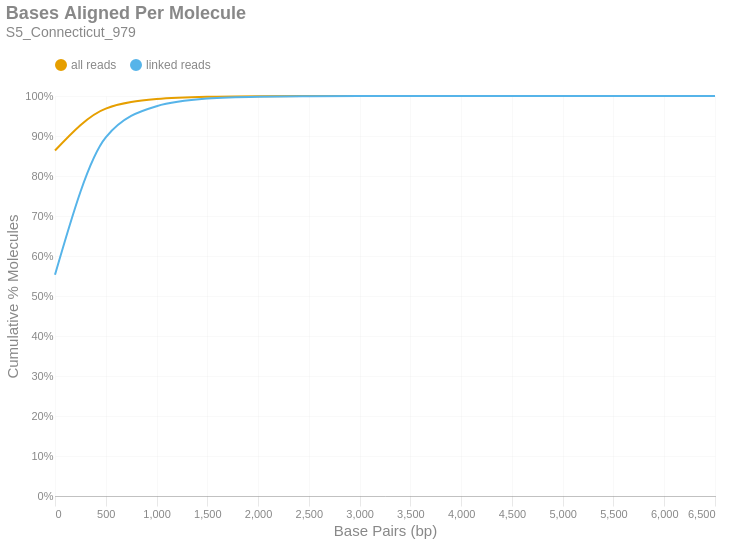

Notebook code for this chart:
### Markdown cell above
### Bases Aligned Per Molecule
This is a cumulative frequency distribution showing the number of base pairs aligned per unique molecule. These data are shown in 500 bp bins. There are two distributions: one with `all reads` (yellow) and another with only `linked reads` (blue). The percent of molecules in the `linked reads` distribution is relative to the total number of linked molecules.

### Code cell
if SKIPLR:
    print_html(f"Skipped")
else:
    binned_df = consolidated_hist(valids['aligned_bp'], mask, 500, True)
    with SafeRender(binned_df):
        (
            density_plot(binned_df, 'Bases Aligned Per Molecule', samplename, 'basesper')
            .encode(
                x=alt.X('bin:Q', title="Base Pairs (bp)").axis(tickMinStep=500).scale(padding=0),
                y=alt.Y('value:Q', title='Cumulative % Molecules')
                    .axis(format='%')
                    .scale(domain = [0,1])
                    .stack(False),
                color=alt.Color("key:N").scale(domain = ["all reads", "linked reads"]),
                tooltip = [
                    alt.Tooltip("key:N", title = "Data Type"),
                    alt.Tooltip("range_label:N", title="Bases Aligned Per Molecule"),
                    alt.Tooltip("value:Q", format = ".2%", title="% Molecules (Cum.)")
                ]
            )
        ).display()

### Figure 1 — Vega-Lite specification as saved in the notebook (floating-point values rounded to 4 significant figures)
{"width": "container", "height": 400, "config": {"title": {"anchor": "start", "dy": -15, "fontSize": 18, "color": "#888888", "subtitleColor": "#888888", "subtitleFontSize": 14}, "arc": {"fill": "#0072B2"}, "axis": {"domainColor": "#888888", "domainWidth": 0.5, "gridWidth": 0.2, "grid": false, "titleFontWeight": 400, "titleFontSize": 15, "labelFontSize": 11, "labelColor": "#888888", "tickColor": "#888888", "tickWidth": 0.2, "titleColor": "#888888"}, "axisBand": {"grid": false}, "axisX": {"grid": true, "tickSize": 10, "domainCap": "round"}, "axisY": {"domain": false, "grid": true, "tickSize": 0, "domainCap": "round"}, "background": "transparent", "header": {"labelFontSize": 15, "labelColor": "#888888", "titleFontSize": 15, "titleFontWeight": 600, "titleColor": "#888888"}, "legend": {"labelFont": "sans-serif", "labelFontSize": 12, "labelColor": "#888888", "symbolSize": 100, "symbolType": "circle", "titleFontSize": 12, "titlePadding": 10, "titleColor": "#888888", "title": null, "orient": "top"}, "range": {"category": ["#E69F00", "#56B4E9", "#009E73", "#F0E442", "#0072B2", "#D55E00", "#CC79A7", "#000000"], "diverging": ["#cfe8f3", "#a2d4ec", "#73bfe2", "#46abdb", "#1696d2", "#12719e"]}, "area": {"fill": "#0072B2", "fillOpacity": 0.7, "line": true, "strokeOpacity": 0.7}, "line": {"color": "#0072B2", "stroke": "#0072B2", "strokeWidth": 2}, "trail": {"color": "#0072B2", "stroke": "#0072B2", "strokeWidth": 0, "size": 1}, "point": {"filled": true, "fillOpacity": 1.0, "size": 95}, "text": {"color": "#888888", "fontSize": 11, "align": "right", "fontWeight": 400, "size": 11}, "bar": {"fill": "#0072B2", "stroke": null}, "view": {"stroke": null, "continuousWidth": 660, "continuousHeight": 400}}, "data": {"name": "data-3e0743d824800e3559084b62b3966d62"}, "mark": {"type": "line", "interpolate": "monotone", "point": {"opacity": 0, "size": 275}}, "encoding": {"color": {"field": "key", "scale": {"domain": ["all reads", "linked reads"]}, "type": "nominal"}, "tooltip": [{"field": "key", "title": "Data Type", "type": "nominal"}, {"field": "range_label", "title": "Bases Aligned Per Molecule", "type": "nominal"}, {"field": "value", "format": ".2%", "title": "% Molecules (Cum.)", "type": "quantitative"}], "x": {"axis": {"tickMinStep": 500}, "field": "bin", "scale": {"padding": 0}, "title": "Base Pairs (bp)", "type": "quantitative"}, "y": {"axis": {"format": "%"}, "field": "value", "scale": {"domain": [0, 1]}, "stack": false, "title": "Cumulative % Molecules", "type": "quantitative"}}, "params": [{"name": "param_c36ac31b6afebe62", "select": {"type": "point", "fields": ["key"]}, "bind": "legend"}], "title": {"text": "Bases Aligned Per Molecule", "subtitle": "S5_Connecticut_979"}, "transform": [{"fold": ["all reads (cumsum)", "linked reads (cumsum)"]}, {"calculate": "replace(datum.key, ' (cumsum)', '')", "as": "key"}, {"filter": {"param": "param_c36ac31b6afebe62"}}], "usermeta": {"embedOptions": {"downloadFileName": "S5_Connecticut_979.basesper"}}, "$schema": "https://vega.github.io/schema/vega-lite/v6.1.0.json", "datasets": {"data-3e0743d824800e3559084b62b3966d62": [{"bin": "0.0", "interval": "0.0-500.0", "all reads": 0.8637, "linked reads": 0.5532, "all reads (cumsum)": 0.8637, "linked reads (cumsum)": 0.5532, "range_label": "0-499"}, {"bin": "500.0", "interval": "500.0-1000.0", "all reads": 0.1049, "linked reads": 0.3434, "all reads (cumsum)": 0.9686, "linked reads (cumsum)": 0.8966, "range_label": "500-999"}, {"bin": "1000.0", "interval": "1000.0-1500.0", "all reads": 0.02366, "linked reads": 0.07789, "all reads (cumsum)": 0.9922, "linked reads (cumsum)": 0.9745, "range_label": "1000-1499"}, {"bin": "1500.0", "interval": "1500.0-2000.0", "all reads": 0.005787, "linked reads": 0.01906, "all reads (cumsum)": 0.998, "linked reads (cumsum)": 0.9935, "range_label": "1500-1999"}, {"bin": "2000.0", "interval": "2000.0-2500.0", "all reads": 0.001454, "linked reads": 0.004788, "all reads (cumsum)": 0.9995, "linked reads (cumsum)": 0.9983, "range_label": "2000-2499"}, {"bin": "2500.0", "interval": "2500.0-3000.0", "all reads": 0.0003519, "linked reads": 0.001159, "all reads (cumsum)": 0.9998, "linked reads (cumsum)": 0.9995, "range_label": "2500-2999"}, {"bin": "3000.0", "interval": "3000.0-3500.0", "all reads": 0.0001064, "linked reads": 0.0003504, "all reads (cumsum)": 0.9999, "linked reads (cumsum)": 0.9998, "range_label": "3000-3499"}, {"bin": "3500.0", "interval": "3500.0-4000.0", "all reads": 3.636e-05, "linked reads": 0.0001197, "all reads (cumsum)": 1.0, "linked reads (cumsum)": 0.9999, "range_label": "3500-3999"}, {"bin": "4000.0", "interval": "4000.0-4500.0", "all reads": 1.046e-05, "linked reads": 3.446e-05, "all reads (cumsum)": 1.0, "linked reads (cumsum)": 1.0, "range_label": "4000-4499"}, {"bin": "4500.0", "interval": "4500.0-5000.0", "all reads": 4.159e-06, "linked reads": 1.37e-05, "all reads (cumsum)": 1.0, "linked reads (cumsum)": 1.0, "range_label": "4500-4999"}, {"bin": "5000.0", "interval": "5000.0-5500.0", "all reads": 1.342e-06, "linked reads": 4.418e-06, "all reads (cumsum)": 1.0, "linked reads (cumsum)": 1.0, "range_label": "5000-5499"}, {"bin": "5500.0", "interval": "5500.0-6000.0", "all reads": 1.342e-07, "linked reads": 4.418e-07, "all reads (cumsum)": 1.0, "linked reads (cumsum)": 1.0, "range_label": "5500-5999"}, {"bin": "6000.0", "interval": "6000.0-6500.0", "all reads": 4.025e-07, "linked reads": 1.325e-06, "all reads (cumsum)": 1.0, "linked reads (cumsum)": 1.0, "range_label": "6000-6499"}, {"bin": "6500.0", "interval": "6500.0-7000.0", "all reads": 1.342e-07, "linked reads": 4.418e-07, "all reads (cumsum)": 1.0, "linked reads (cumsum)": 1.0, "range_label": "6500-6999"}]}}
